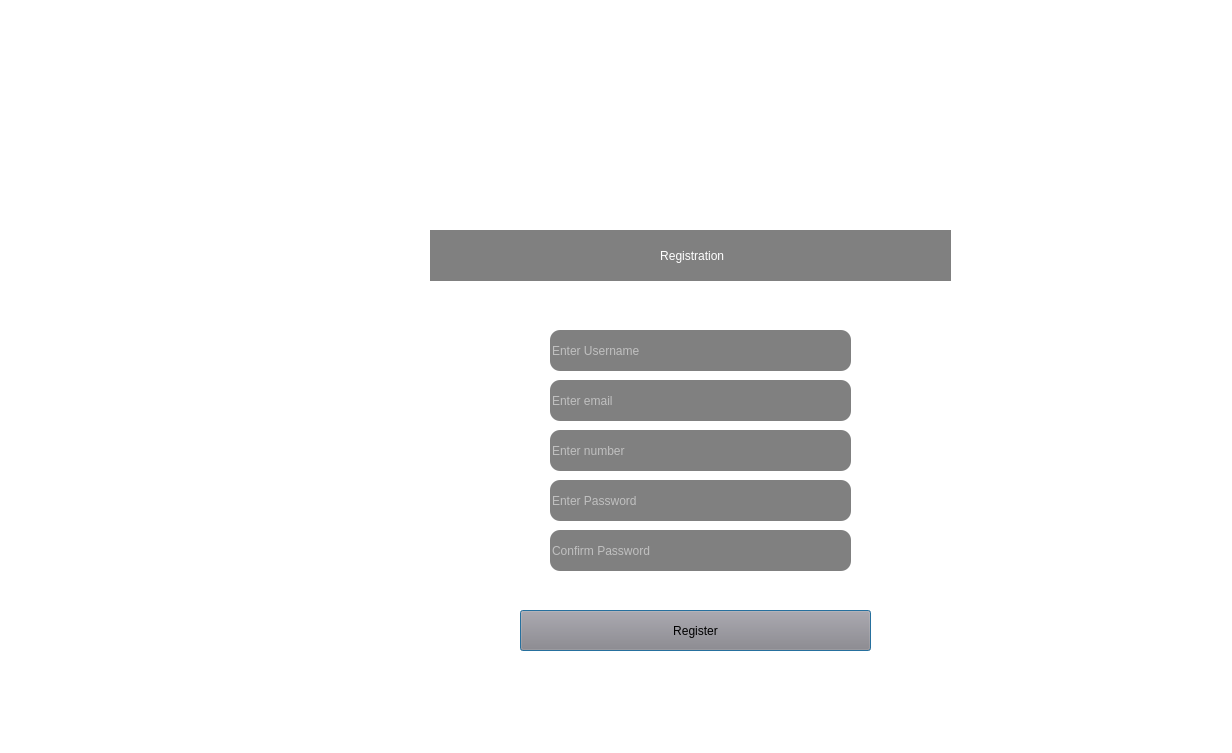
<?xml version="1.0" encoding="UTF-8"?>
<ui version="4.0">
 <class>regpage</class>
 <widget class="QDialog" name="regpage">
  <property name="geometry">
   <rect>
    <x>0</x>
    <y>0</y>
    <width>1232</width>
    <height>753</height>
   </rect>
  </property>
  <property name="windowTitle">
   <string>iCardSIS</string>
  </property>
  <property name="windowIcon">
   <iconset resource="images/src.qrc">
    <normaloff>:/images/2.jpg</normaloff>:/images/2.jpg</iconset>
  </property>
  <property name="styleSheet">
   <string notr="true">background-color: rgb(255, 255, 255);</string>
  </property>
  <widget class="QLineEdit" name="Email">
   <property name="geometry">
    <rect>
     <x>550</x>
     <y>380</y>
     <width>301</width>
     <height>41</height>
    </rect>
   </property>
   <property name="styleSheet">
    <string notr="true">QLineEdit {background-color: grey;
color: rgb(255, 255, 255);
font: 12pt &quot;Times New Roman&quot;;
border:3px grey;
border-radius:10px;}
QLineEdit:focus{background-color: black;}</string>
   </property>
   <property name="text">
    <string/>
   </property>
   <property name="placeholderText">
    <string>Enter email</string>
   </property>
  </widget>
  <widget class="QLineEdit" name="pass">
   <property name="geometry">
    <rect>
     <x>550</x>
     <y>480</y>
     <width>301</width>
     <height>41</height>
    </rect>
   </property>
   <property name="styleSheet">
    <string notr="true">QLineEdit {background-color: grey;
color: rgb(255, 255, 255);
font: 12pt &quot;Times New Roman&quot;;
border:3px grey;
border-radius:10px;}
QLineEdit:focus{background-color: black;}</string>
   </property>
   <property name="text">
    <string/>
   </property>
   <property name="echoMode">
    <enum>QLineEdit::Password</enum>
   </property>
   <property name="placeholderText">
    <string>Enter Password</string>
   </property>
  </widget>
  <widget class="QPushButton" name="pushButton">
   <property name="geometry">
    <rect>
     <x>520</x>
     <y>610</y>
     <width>351</width>
     <height>41</height>
    </rect>
   </property>
   <property name="styleSheet">
    <string notr="true">background-color: rgb(145, 131, 131);

font: 700 12pt &quot;Times New Roman&quot;;</string>
   </property>
   <property name="text">
    <string>Register</string>
   </property>
  </widget>
  <widget class="QLineEdit" name="phoneNumber">
   <property name="geometry">
    <rect>
     <x>550</x>
     <y>430</y>
     <width>301</width>
     <height>41</height>
    </rect>
   </property>
   <property name="styleSheet">
    <string notr="true">QLineEdit {background-color: grey;
color: rgb(255, 255, 255);
font: 12pt &quot;Times New Roman&quot;;
border:3px grey;
border-radius:10px;}
QLineEdit:focus{background-color: black;}</string>
   </property>
   <property name="text">
    <string/>
   </property>
   <property name="placeholderText">
    <string>Enter number</string>
   </property>
  </widget>
  <widget class="QLabel" name="label_2">
   <property name="geometry">
    <rect>
     <x>510</x>
     <y>30</y>
     <width>311</width>
     <height>181</height>
    </rect>
   </property>
   <property name="text">
    <string/>
   </property>
   <property name="pixmap">
    <pixmap resource="images/src.qrc">:/images/2.jpg</pixmap>
   </property>
  </widget>
  <widget class="QLabel" name="label">
   <property name="geometry">
    <rect>
     <x>430</x>
     <y>230</y>
     <width>521</width>
     <height>51</height>
    </rect>
   </property>
   <property name="autoFillBackground">
    <bool>false</bool>
   </property>
   <property name="styleSheet">
    <string notr="true">background-color: grey;
color: rgb(255, 255, 255);
font: 700 18pt &quot;Times New Roman&quot;;</string>
   </property>
   <property name="text">
    <string> Registration</string>
   </property>
   <property name="alignment">
    <set>Qt::AlignCenter</set>
   </property>
  </widget>
  <widget class="QLineEdit" name="conPass">
   <property name="geometry">
    <rect>
     <x>550</x>
     <y>530</y>
     <width>301</width>
     <height>41</height>
    </rect>
   </property>
   <property name="styleSheet">
    <string notr="true">QLineEdit {background-color: grey;
color: rgb(255, 255, 255);
font: 12pt &quot;Times New Roman&quot;;
border:3px grey;
border-radius:10px;}
QLineEdit:focus{background-color: black;}</string>
   </property>
   <property name="text">
    <string/>
   </property>
   <property name="echoMode">
    <enum>QLineEdit::Password</enum>
   </property>
   <property name="placeholderText">
    <string>Confirm Password</string>
   </property>
  </widget>
  <widget class="QLineEdit" name="UserName">
   <property name="geometry">
    <rect>
     <x>550</x>
     <y>330</y>
     <width>301</width>
     <height>41</height>
    </rect>
   </property>
   <property name="styleSheet">
    <string notr="true">QLineEdit {background-color: grey;
color: rgb(255, 255, 255);
font: 12pt &quot;Times New Roman&quot;;
border:3px grey;
border-radius:10px;}
QLineEdit:focus{background-color: black;}
</string>
   </property>
   <property name="text">
    <string/>
   </property>
   <property name="placeholderText">
    <string>Enter Username</string>
   </property>
  </widget>
  <widget class="QLabel" name="label_3">
   <property name="geometry">
    <rect>
     <x>200</x>
     <y>50</y>
     <width>211</width>
     <height>211</height>
    </rect>
   </property>
   <property name="text">
    <string/>
   </property>
   <property name="pixmap">
    <pixmap resource="images/src.qrc">:/images/1.jpg</pixmap>
   </property>
  </widget>
 </widget>
 <resources>
  <include location="images/src.qrc"/>
 </resources>
 <connections/>
</ui>
